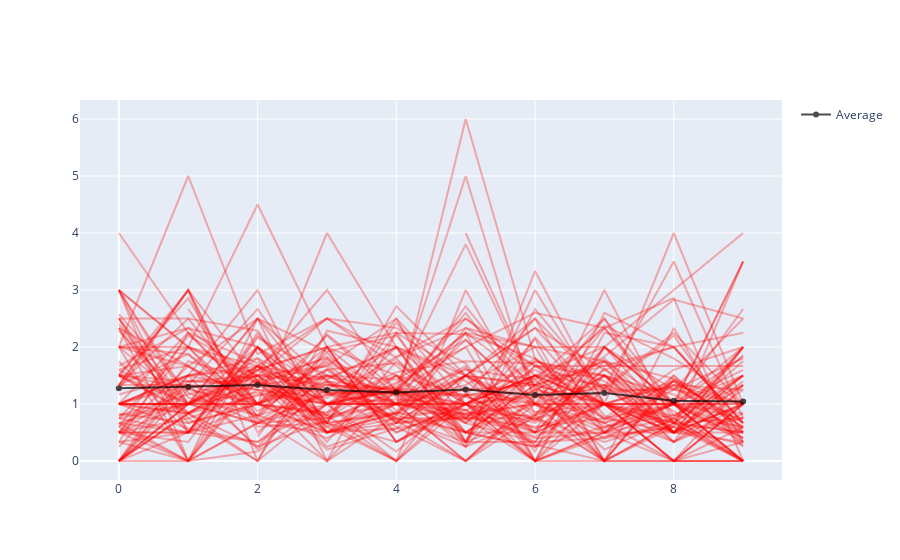

Notebook code for this chart:
### Code cell
fig = go.Figure()
for d in data:
    r = []
    for day in range(5, 15):
        infected = d[0][d[0][:,2] == day][:, 0]
        r.append(np.mean([d[1][i] for i in infected]))
    fig.add_trace(go.Scatter(x=list(range(len(r))), y=r, mode='lines', line=dict(color='red'), opacity=0.3, showlegend=False))

mean_line = []
for day in range(5, 15):
    r = []
    for d in data:
        infected = d[0][d[0][:,2] == day][:, 0]
        r.extend([d[1][i] for i in infected])
    mean_line.append(np.mean(r))

fig.add_trace(go.Scatter(x=list(range(len(mean_line))), y=mean_line, mode='markers+lines', 
                         line=dict(color='black'), opacity=0.7, name='Average'))

fig.write_image('light_quearentine_rt.png', scale=3)
fig.show()

### Figure 1 — Plotly figure (JSON) as saved in the notebook; plotly's stock layout.template omitted (floating-point values rounded to 4 significant figures)
{"data": [{"line": {"color": "red"}, "mode": "lines", "opacity": 0.3, "showlegend": false, "type": "scatter", "x": [0, 1, 2, 3, 4, 5, 6, 7, 8, 9], "y": [1, 0.8333, 1.429, 1.8, 1, 0.75, 1.5, 1.5, 0.875, 0]}, {"line": {"color": "red"}, "mode": "lines", "opacity": 0.3, "showlegend": false, "type": "scatter", "x": [0, 1, 2, 3, 4, 5, 6, 7, 8, 9], "y": [0.5, 0.3333, 2, 0.5, 0.5714, 1.5, 0.7, 2, 1, 1]}, {"line": {"color": "red"}, "mode": "lines", "opacity": 0.3, "showlegend": false, "type": "scatter", "x": [0, 1, 2, 3, 4, 5, 6, 7, 8, 9], "y": [1, 1.333, 0.25, 1.6, 1.714, 1, 1.5, 1, 0.6667, 2]}, {"line": {"color": "red"}, "mode": "lines", "opacity": 0.3, "showlegend": false, "type": "scatter", "x": [0, 1, 2, 3, 4, 5, 6, 7, 8, 9], "y": [2.5, 1, 1, 0.5, 0.75, 0.25, 0.75, 1, 0.75, 1.857]}, {"line": {"color": "red"}, "mode": "lines", "opacity": 0.3, "showlegend": false, "type": "scatter", "x": [0, 1, 2, 3, 4, 5, 6, 7, 8, 9], "y": [2.4, 0.8333, 1.6, 2, 2.25, 2.222, 1.8, 0.7143, 1.4, 0.6667]}, {"line": {"color": "red"}, "mode": "lines", "opacity": 0.3, "showlegend": false, "type": "scatter", "x": [0, 1, 2, 3, 4, 5, 6, 7, 8, 9], "y": [0.5, 0.5, 2, 1, 1.25, 0.6667, 1.667, 1, 4, 1]}, {"line": {"color": "red"}, "mode": "lines", "opacity": 0.3, "showlegend": false, "type": "scatter", "x": [0, 1, 2, 3, 4, 5, 6, 7, 8, 9], "y": [1, 1, 1.667, 1, 1.222, 2.5, 1.5, 1, 0, 1]}, {"line": {"color": "red"}, "mode": "lines", "opacity": 0.3, "showlegend": false, "type": "scatter", "x": [0, 1, 2, 3, 4, 5, 6, 7, 8, 9], "y": [0.6667, 0.5, 1.667, 1, 1.556, 1.75, 1.714, 0.5, 1, 0]}, {"line": {"color": "red"}, "mode": "lines", "opacity": 0.3, "showlegend": false, "type": "scatter", "x": [0, 1, 2, 3, 4, 5, 6, 7, 8, 9], "y": [2.333, 0.6667, 1, 4, 2, 1, 1.6, 1, 1.333, 1]}, {"line": {"color": "red"}, "mode": "lines", "opacity": 0.3, "showlegend": false, "type": "scatter", "x": [0, 1, 2, 3, 4, 5, 6, 7, 8, 9], "y": [1.5, 1.286, 0.8, 2.222, 1.25, 0.6667, 0.3333, 0.4, 0.6, 0]}, {"line": {"color": "red"}, "mode": "lines", "opacity": 0.3, "showlegend": false, "type": "scatter", "x": [0, 1, 2, 3, 4, 5, 6, 7, 8, 9], "y": [1, 1.5, 1.6, 0.6667, 2.714, 1.5, 2.333, 1.6, 1, 0]}, {"line": {"color": "red"}, "mode": "lines", "opacity": 0.3, "showlegend": false, "type": "scatter", "x": [0, 1, 2, 3, 4, 5, 6, 7, 8, 9], "y": [3, 1.111, 0.8, 1.167, 1.182, 2.6, 1, 1.8, 0.6667, 1.5]}, {"line": {"color": "red"}, "mode": "lines", "opacity": 0.3, "showlegend": false, "type": "scatter", "x": [0, 1, 2, 3, 4, 5, 6, 7, 8, 9], "y": [1, 1.5, 3, 0.5, 0.8571, 1.5, 0.8, 1.25, 1.25, 1.8]}, {"line": {"color": "red"}, "mode": "lines", "opacity": 0.3, "showlegend": false, "type": "scatter", "x": [0, 1, 2, 3, 4, 5, 6, 7, 8, 9], "y": [1, 1, null, 1.4, 1, 0.8333, 1, 2.5, 1, 2]}, {"line": {"color": "red"}, "mode": "lines", "opacity": 0.3, "showlegend": false, "type": "scatter", "x": [0, 1, 2, 3, 4, 5, 6, 7, 8, 9], "y": [0, 1.5, 0.2, 1.375, 0.6, 0, 0.8, 0, 0, 0]}, {"line": {"color": "red"}, "mode": "lines", "opacity": 0.3, "showlegend": false, "type": "scatter", "x": [0, 1, 2, 3, 4, 5, 6, 7, 8, 9], "y": [null, 0.5, 2.25, 0.6667, 0.8571, 0.5, 0.25, 0.6, 1, 0.5]}, {"line": {"color": "red"}, "mode": "lines", "opacity": 0.3, "showlegend": false, "type": "scatter", "x": [0, 1, 2, 3, 4, 5, 6, 7, 8, 9], "y": [1.6, 1, 1.5, 2.5, 2.333, 1.714, 0.1667, 2.6, 2, 0.6667]}, {"line": {"color": "red"}, "mode": "lines", "opacity": 0.3, "showlegend": false, "type": "scatter", "x": [0, 1, 2, 3, 4, 5, 6, 7, 8, 9], "y": [2, 1.875, 1, 2.2, 1.143, 0.3333, 2.167, 0.8, 0.3333, 1]}, {"line": {"color": "red"}, "mode": "lines", "opacity": 0.3, "showlegend": false, "type": "scatter", "x": [0, 1, 2, 3, 4, 5, 6, 7, 8, 9], "y": [0.5, null, 0.4286, 2, 0.3333, 0.9, 0, 1.286, 2.25, 1]}, {"line": {"color": "red"}, "mode": "lines", "opacity": 0.3, "showlegend": false, "type": "scatter", "x": [0, 1, 2, 3, 4, 5, 6, 7, 8, 9], "y": [0.6667, 0, 1.667, 1.444, 2, 1.4, 0.5, 1, 0.6667, 1.5]}, {"line": {"color": "red"}, "mode": "lines", "opacity": 0.3, "showlegend": false, "type": "scatter", "x": [0, 1, 2, 3, 4, 5, 6, 7, 8, 9], "y": [0.5, 1.286, 1.5, 1.667, 2.5, 1.2, 0, 0.4286, 0.6, 0.2857]}, {"line": {"color": "red"}, "mode": "lines", "opacity": 0.3, "showlegend": false, "type": "scatter", "x": [0, 1, 2, 3, 4, 5, 6, 7, 8, 9], "y": [2, 5, 1.875, 2.5, 1.667, 0.75, 0.6, 0.75, 1, 0.8333]}, {"line": {"color": "red"}, "mode": "lines", "opacity": 0.3, "showlegend": false, "type": "scatter", "x": [0, 1, 2, 3, 4, 5, 6, 7, 8, 9], "y": [1.5, 1.4, 1.5, 0.5, 0.8333, 1.286, 1, 1, 1.333, 1.25]}, {"line": {"color": "red"}, "mode": "lines", "opacity": 0.3, "showlegend": false, "type": "scatter", "x": [0, 1, 2, 3, 4, 5, 6, 7, 8, 9], "y": [1, 1, 2, 1.25, 2, 0.25, 1.5, 1.333, 0.5, 1.333]}, {"line": {"color": "red"}, "mode": "lines", "opacity": 0.3, "showlegend": false, "type": "scatter", "x": [0, 1, 2, 3, 4, 5, 6, 7, 8, 9], "y": [0.5, 2, 1.5, 1.429, 2, 0.3333, 3, 1, 1.4, 0.6667]}, {"line": {"color": "red"}, "mode": "lines", "opacity": 0.3, "showlegend": false, "type": "scatter", "x": [0, 1, 2, 3, 4, 5, 6, 7, 8, 9], "y": [2.286, 1, 2.5, 1, 1.333, 3.8, 1.25, 1.75, 1, 1.833]}, {"line": {"color": "red"}, "mode": "lines", "opacity": 0.3, "showlegend": false, "type": "scatter", "x": [0, 1, 2, 3, 4, 5, 6, 7, 8, 9], "y": [1.5, 0.8571, 1.4, 1, 1, 6, 1.8, 0.75, 0.5, 1.5]}, {"line": {"color": "red"}, "mode": "lines", "opacity": 0.3, "showlegend": false, "type": "scatter", "x": [0, 1, 2, 3, 4, 5, 6, 7, 8, 9], "y": [2.5, 2.5, 1, 0.8571, 1.375, 2, 0, 1, 0.3333, 0.8333]}, {"line": {"color": "red"}, "mode": "lines", "opacity": 0.3, "showlegend": false, "type": "scatter", "x": [0, 1, 2, 3, 4, 5, 6, 7, 8, 9], "y": [0.5, 0.5, 2, 0.6667, 2.429, 1, 1.75, 1.4, 0.5, 0.3333]}, {"line": {"color": "red"}, "mode": "lines", "opacity": 0.3, "showlegend": false, "type": "scatter", "x": [0, 1, 2, 3, 4, 5, 6, 7, 8, 9], "y": [1.333, 3, 0.5, 1.5, null, 4, 1.286, 0.6667, 0, 0.6]}, {"line": {"color": "red"}, "mode": "lines", "opacity": 0.3, "showlegend": false, "type": "scatter", "x": [0, 1, 2, 3, 4, 5, 6, 7, 8, 9], "y": [0.8, 1.167, 1.5, 1.333, 1.286, 1.125, 0.7143, 1.5, 1.167, 0.5]}, {"line": {"color": "red"}, "mode": "lines", "opacity": 0.3, "showlegend": false, "type": "scatter", "x": [0, 1, 2, 3, 4, 5, 6, 7, 8, 9], "y": [3, 2, 0.875, 1.615, 0.7143, 1, 0.6667, 1.6, 2, 0.6667]}, {"line": {"color": "red"}, "mode": "lines", "opacity": 0.3, "showlegend": false, "type": "scatter", "x": [0, 1, 2, 3, 4, 5, 6, 7, 8, 9], "y": [1.5, 2.857, 0.75, 1.9, 0.8, 2.333, 2, 0, 1.429, 1]}, {"line": {"color": "red"}, "mode": "lines", "opacity": 0.3, "showlegend": false, "type": "scatter", "x": [0, 1, 2, 3, 4, 5, 6, 7, 8, 9], "y": [3, 0, 2.5, 0, 0.8, 0.5, 1.333, 2.333, 1, 0.5714]}, {"line": {"color": "red"}, "mode": "lines", "opacity": 0.3, "showlegend": false, "type": "scatter", "x": [0, 1, 2, 3, 4, 5, 6, 7, 8, 9], "y": [null, 2.667, 1, 1.4, 1.25, 1, 0.75, 0.3333, 0.7143, 1.75]}, {"line": {"color": "red"}, "mode": "lines", "opacity": 0.3, "showlegend": false, "type": "scatter", "x": [0, 1, 2, 3, 4, 5, 6, 7, 8, 9], "y": [2.333, 1.667, 2.5, 1.4, 0.75, 0.3333, 2.667, 1.2, 1.286, 0.6]}, {"line": {"color": "red"}, "mode": "lines", "opacity": 0.3, "showlegend": false, "type": "scatter", "x": [0, 1, 2, 3, 4, 5, 6, 7, 8, 9], "y": [1, 1.4, 1.4, 0.8, 1, 0, 1.167, 1.333, 0.3333, 1.25]}, {"line": {"color": "red"}, "mode": "lines", "opacity": 0.3, "showlegend": false, "type": "scatter", "x": [0, 1, 2, 3, 4, 5, 6, 7, 8, 9], "y": [1, 1, 1.8, 1.2, 0.5, 1, 1.5, 2, 1, 1]}, {"line": {"color": "red"}, "mode": "lines", "opacity": 0.3, "showlegend": false, "type": "scatter", "x": [0, 1, 2, 3, 4, 5, 6, 7, 8, 9], "y": [0, 0.5, 1, 2, 0.3333, 1, 0, 2.25, 2, 0.6667]}, {"line": {"color": "red"}, "mode": "lines", "opacity": 0.3, "showlegend": false, "type": "scatter", "x": [0, 1, 2, 3, 4, 5, 6, 7, 8, 9], "y": [1, null, 1.75, 1, 1.8, 0.5, 0.25, 1, 0, 1]}, {"line": {"color": "red"}, "mode": "lines", "opacity": 0.3, "showlegend": false, "type": "scatter", "x": [0, 1, 2, 3, 4, 5, 6, 7, 8, 9], "y": [1.75, 0.5, 2.2, 1.167, 1.286, 2.25, 2, 2, 3, 4]}, {"line": {"color": "red"}, "mode": "lines", "opacity": 0.3, "showlegend": false, "type": "scatter", "x": [0, 1, 2, 3, 4, 5, 6, 7, 8, 9], "y": [0.75, 0.5, 0.8, 0.4, 1, 2.714, 1.2, 2.375, 1.8, 1]}, {"line": {"color": "red"}, "mode": "lines", "opacity": 0.3, "showlegend": false, "type": "scatter", "x": [0, 1, 2, 3, 4, 5, 6, 7, 8, 9], "y": [1.5, 0.8333, 1.667, 1.2, 1.2, 1, 1.125, 1.833, 2.833, 2.5]}, {"line": {"color": "red"}, "mode": "lines", "opacity": 0.3, "showlegend": false, "type": "scatter", "x": [0, 1, 2, 3, 4, 5, 6, 7, 8, 9], "y": [0, 0, 0.6667, 1, 1, 2.125, 1, 0, null, 1]}, {"line": {"color": "red"}, "mode": "lines", "opacity": 0.3, "showlegend": false, "type": "scatter", "x": [0, 1, 2, 3, 4, 5, 6, 7, 8, 9], "y": [0.8333, 0.6667, 1, 1.75, 1, 1.25, 1.333, 1, 0, 0]}, {"line": {"color": "red"}, "mode": "lines", "opacity": 0.3, "showlegend": false, "type": "scatter", "x": [0, 1, 2, 3, 4, 5, 6, 7, 8, 9], "y": [1.5, 3, 1.4, 1.667, 0.5, 1, 0.2857, 0, 1.429, 0.6]}, {"line": {"color": "red"}, "mode": "lines", "opacity": 0.3, "showlegend": false, "type": "scatter", "x": [0, 1, 2, 3, 4, 5, 6, 7, 8, 9], "y": [3, 1, 2.5, 1.917, 2.2, 0.75, 0, 2, 1, 2.667]}, {"line": {"color": "red"}, "mode": "lines", "opacity": 0.3, "showlegend": false, "type": "scatter", "x": [0, 1, 2, 3, 4, 5, 6, 7, 8, 9], "y": [4, 2.25, 1, 0.5, 0.8333, 0.8333, 0.8, 2.333, 2.857, 0]}, {"line": {"color": "red"}, "mode": "lines", "opacity": 0.3, "showlegend": false, "type": "scatter", "x": [0, 1, 2, 3, 4, 5, 6, 7, 8, 9], "y": [0, 1, null, 1.333, 1.2, 0.5, 1, 0.4, 1, 0]}, {"line": {"color": "red"}, "mode": "lines", "opacity": 0.3, "showlegend": false, "type": "scatter", "x": [0, 1, 2, 3, 4, 5, 6, 7, 8, 9], "y": [0.25, 1.5, 1.25, 0, 2.25, 0.3333, 0.8, 1.5, 0.5, 1]}, {"line": {"color": "red"}, "mode": "lines", "opacity": 0.3, "showlegend": false, "type": "scatter", "x": [0, 1, 2, 3, 4, 5, 6, 7, 8, 9], "y": [2, 1, 1.2, 1, 0, 3, 0.8333, 1.5, 0.3333, 2]}, {"line": {"color": "red"}, "mode": "lines", "opacity": 0.3, "showlegend": false, "type": "scatter", "x": [0, 1, 2, 3, 4, 5, 6, 7, 8, 9], "y": [0, 1, 1, 1.333, 1.25, 1.167, 0.5, 0.5, 1.5, 0.25]}, {"line": {"color": "red"}, "mode": "lines", "opacity": 0.3, "showlegend": false, "type": "scatter", "x": [0, 1, 2, 3, 4, 5, 6, 7, 8, 9], "y": [0.5, 1.667, 0.75, 0, 1.25, 0.5, 0.5, 3, 0.6667, 0.5]}, {"line": {"color": "red"}, "mode": "lines", "opacity": 0.3, "showlegend": false, "type": "scatter", "x": [0, 1, 2, 3, 4, 5, 6, 7, 8, 9], "y": [0, 0.8333, 1.143, 1.5, 1, 1.333, 2, 1.75, 0.5, 1.4]}, {"line": {"color": "red"}, "mode": "lines", "opacity": 0.3, "showlegend": false, "type": "scatter", "x": [0, 1, 2, 3, 4, 5, 6, 7, 8, 9], "y": [0.6, 1.333, 2.667, 1, 1, 1, 0, 0.5, 0.5, 1]}, {"line": {"color": "red"}, "mode": "lines", "opacity": 0.3, "showlegend": false, "type": "scatter", "x": [0, 1, 2, 3, 4, 5, 6, 7, 8, 9], "y": [1, 2.25, 1, 1.5, 1.429, 2.125, 1, 1, 1, 0.4]}, {"line": {"color": "red"}, "mode": "lines", "opacity": 0.3, "showlegend": false, "type": "scatter", "x": [0, 1, 2, 3, 4, 5, 6, 7, 8, 9], "y": [0, 0.8333, 1.333, 0.75, 1.2, 5, 1, 0.5, 0, 0.3333]}, {"line": {"color": "red"}, "mode": "lines", "opacity": 0.3, "showlegend": false, "type": "scatter", "x": [0, 1, 2, 3, 4, 5, 6, 7, 8, 9], "y": [2.5, 0.5, 2.167, 1.5, 1.2, 0.8, 1, 0.5714, 1, 0]}, {"line": {"color": "red"}, "mode": "lines", "opacity": 0.3, "showlegend": false, "type": "scatter", "x": [0, 1, 2, 3, 4, 5, 6, 7, 8, 9], "y": [0.5, 0.75, 0, 2.286, 2, 0.5, 1.25, 1, 0, 1.333]}, {"line": {"color": "red"}, "mode": "lines", "opacity": 0.3, "showlegend": false, "type": "scatter", "x": [0, 1, 2, 3, 4, 5, 6, 7, 8, 9], "y": [2, 0, 1.5, 0.6667, 0.3333, 1.167, 1, 0.6667, 1.25, 2.5]}, {"line": {"color": "red"}, "mode": "lines", "opacity": 0.3, "showlegend": false, "type": "scatter", "x": [0, 1, 2, 3, 4, 5, 6, 7, 8, 9], "y": [1.333, 1.333, 1, 0.8333, 2.5, 0.3333, 1.667, 1.286, 0.5, 0.75]}, {"line": {"color": "red"}, "mode": "lines", "opacity": 0.3, "showlegend": false, "type": "scatter", "x": [0, 1, 2, 3, 4, 5, 6, 7, 8, 9], "y": [0.6, 2.2, 1.5, 0.8, 0, 1.5, 1.333, 1.75, 0.5, 0.5]}, {"line": {"color": "red"}, "mode": "lines", "opacity": 0.3, "showlegend": false, "type": "scatter", "x": [0, 1, 2, 3, 4, 5, 6, 7, 8, 9], "y": [0.3333, 0, 0.6667, 0.75, 1.5, 0.3333, 0.3333, 2, 0.6667, 0]}, {"line": {"color": "red"}, "mode": "lines", "opacity": 0.3, "showlegend": false, "type": "scatter", "x": [0, 1, 2, 3, 4, 5, 6, 7, 8, 9], "y": [1.333, 1.875, 0.8, 1.8, 0.8889, 1.5, 2.333, 1, null, 1.333]}, {"line": {"color": "red"}, "mode": "lines", "opacity": 0.3, "showlegend": false, "type": "scatter", "x": [0, 1, 2, 3, 4, 5, 6, 7, 8, 9], "y": [0, 1.4, 1.333, 1.5, 1, 1, 0.5, 1, 0.5, null]}, {"line": {"color": "red"}, "mode": "lines", "opacity": 0.3, "showlegend": false, "type": "scatter", "x": [0, 1, 2, 3, 4, 5, 6, 7, 8, 9], "y": [3, 2, 1.667, 2.5, 1.818, 2.333, 1.667, 1.667, 2, 2.25]}, {"line": {"color": "red"}, "mode": "lines", "opacity": 0.3, "showlegend": false, "type": "scatter", "x": [0, 1, 2, 3, 4, 5, 6, 7, 8, 9], "y": [2, 2.333, 2, 0.5, 1.5, 0.5, 1.333, 1, 0.6, null]}, {"line": {"color": "red"}, "mode": "lines", "opacity": 0.3, "showlegend": false, "type": "scatter", "x": [0, 1, 2, 3, 4, 5, 6, 7, 8, 9], "y": [1, 1.5, 1.667, 0.6, 0, 1, 1.5, 0.5, 1.333, 0.4]}, {"line": {"color": "red"}, "mode": "lines", "opacity": 0.3, "showlegend": false, "type": "scatter", "x": [0, 1, 2, 3, 4, 5, 6, 7, 8, 9], "y": [0.6667, 1, 1.333, 1.2, 1.2, 0.25, 3.333, 1, 1, 3.5]}, {"line": {"color": "red"}, "mode": "lines", "opacity": 0.3, "showlegend": false, "type": "scatter", "x": [0, 1, 2, 3, 4, 5, 6, 7, 8, 9], "y": [1, 1, 1.571, 3, 1.2, 2, 2.6, 2.333, 0.8, 1.333]}, {"line": {"color": "red"}, "mode": "lines", "opacity": 0.3, "showlegend": false, "type": "scatter", "x": [0, 1, 2, 3, 4, 5, 6, 7, 8, 9], "y": [1.667, 2.333, 1.333, 1.833, 1.125, 1.6, 1.429, 2.5, 0.5, 1.5]}, {"line": {"color": "red"}, "mode": "lines", "opacity": 0.3, "showlegend": false, "type": "scatter", "x": [0, 1, 2, 3, 4, 5, 6, 7, 8, 9], "y": [null, 1.333, 1.25, 1.111, 1.833, 2.5, 1.667, 1.5, 1, 1.5]}, {"line": {"color": "red"}, "mode": "lines", "opacity": 0.3, "showlegend": false, "type": "scatter", "x": [0, 1, 2, 3, 4, 5, 6, 7, 8, 9], "y": [1.5, 1, 1.6, 2, 1.5, 1.143, 2.5, 1.25, 2.2, 0.5]}, {"line": {"color": "red"}, "mode": "lines", "opacity": 0.3, "showlegend": false, "type": "scatter", "x": [0, 1, 2, 3, 4, 5, 6, 7, 8, 9], "y": [0.5, 0, 1.4, 0.5, 0.6667, 0.8333, 0.4286, 1, 0.8, 0.6]}, {"line": {"color": "red"}, "mode": "lines", "opacity": 0.3, "showlegend": false, "type": "scatter", "x": [0, 1, 2, 3, 4, 5, 6, 7, 8, 9], "y": [1, 0.5714, 0.3333, 1, 1.25, 2.25, 1.333, 1.667, 1.667, 1.667]}, {"line": {"color": "red"}, "mode": "lines", "opacity": 0.3, "showlegend": false, "type": "scatter", "x": [0, 1, 2, 3, 4, 5, 6, 7, 8, 9], "y": [3, 0.5, 1.25, 1, 1.25, 0.8889, 1.5, 1, 1, 1.6]}, {"line": {"color": "red"}, "mode": "lines", "opacity": 0.3, "showlegend": false, "type": "scatter", "x": [0, 1, 2, 3, 4, 5, 6, 7, 8, 9], "y": [1.25, 3, 0, 2, 0.3333, 1, 0.3333, 2, 1.25, 1]}, {"line": {"color": "red"}, "mode": "lines", "opacity": 0.3, "showlegend": false, "type": "scatter", "x": [0, 1, 2, 3, 4, 5, 6, 7, 8, 9], "y": [1.333, 3, 0.6, 0.6667, 0.8333, 1.625, 0.5, 1.625, 0.5, 2]}, {"line": {"color": "red"}, "mode": "lines", "opacity": 0.3, "showlegend": false, "type": "scatter", "x": [0, 1, 2, 3, 4, 5, 6, 7, 8, 9], "y": [0.5, 1, 1.667, 0.3333, 1.75, 1, 1.5, 0.6, 0.8, 1.5]}, {"line": {"color": "red"}, "mode": "lines", "opacity": 0.3, "showlegend": false, "type": "scatter", "x": [0, 1, 2, 3, 4, 5, 6, 7, 8, 9], "y": [0.8, 1, 0.6667, 0.5, 1, 1.667, 0, 0.5, 1, 0.4]}, {"line": {"color": "red"}, "mode": "lines", "opacity": 0.3, "showlegend": false, "type": "scatter", "x": [0, 1, 2, 3, 4, 5, 6, 7, 8, 9], "y": [0, 0.8333, 0, 1, 1.083, 1, 1.167, 0.6667, 1, 0.75]}, {"line": {"color": "red"}, "mode": "lines", "opacity": 0.3, "showlegend": false, "type": "scatter", "x": [0, 1, 2, 3, 4, 5, 6, 7, 8, 9], "y": [null, 1, 1.5, 0.25, 0.6667, 0.75, 0.75, 0, 1.5, 0.5]}, {"line": {"color": "red"}, "mode": "lines", "opacity": 0.3, "showlegend": false, "type": "scatter", "x": [0, 1, 2, 3, 4, 5, 6, 7, 8, 9], "y": [0.6, 0, 0.1667, 1, 1, 1.5, 0.8571, 1, 0.5, 1.333]}, {"line": {"color": "red"}, "mode": "lines", "opacity": 0.3, "showlegend": false, "type": "scatter", "x": [0, 1, 2, 3, 4, 5, 6, 7, 8, 9], "y": [0, 1, 1, 0.8, 2, 1.5, 2.5, 0.5, 1.4, 0.3333]}, {"line": {"color": "red"}, "mode": "lines", "opacity": 0.3, "showlegend": false, "type": "scatter", "x": [0, 1, 2, 3, 4, 5, 6, 7, 8, 9], "y": [1.5, 1.667, 1, 1.6, 0.6667, 1.5, 1.333, 0.2, 0.75, 0]}, {"line": {"color": "red"}, "mode": "lines", "opacity": 0.3, "showlegend": false, "type": "scatter", "x": [0, 1, 2, 3, 4, 5, 6, 7, 8, 9], "y": [2.333, 0, 2, 1, 1.5, 0.6667, 1.444, 0, 2.333, 0.3333]}, {"line": {"color": "red"}, "mode": "lines", "opacity": 0.3, "showlegend": false, "type": "scatter", "x": [0, 1, 2, 3, 4, 5, 6, 7, 8, 9], "y": [0.3333, 2.25, 1.714, 0.5, 1.2, 1.143, 0.5714, 1, 1, 3.5]}, {"line": {"color": "red"}, "mode": "lines", "opacity": 0.3, "showlegend": false, "type": "scatter", "x": [0, 1, 2, 3, 4, 5, 6, 7, 8, 9], "y": [2.571, 1.2, 0.6667, 1.222, 0.75, 0.75, 1.75, 1.5, 0.6667, 0.75]}, {"line": {"color": "red"}, "mode": "lines", "opacity": 0.3, "showlegend": false, "type": "scatter", "x": [0, 1, 2, 3, 4, 5, 6, 7, 8, 9], "y": [1.167, 1.5, 1.8, 0.6, 1, 0.8889, 0.5, 1.75, 1.444, 0.5714]}, {"line": {"color": "red"}, "mode": "lines", "opacity": 0.3, "showlegend": false, "type": "scatter", "x": [0, 1, 2, 3, 4, 5, 6, 7, 8, 9], "y": [2, 1.667, 1, 1.714, 0.6667, 1.5, 0.25, 1.5, 0.5, 1]}, {"line": {"color": "red"}, "mode": "lines", "opacity": 0.3, "showlegend": false, "type": "scatter", "x": [0, 1, 2, 3, 4, 5, 6, 7, 8, 9], "y": [2.5, 0.75, 1.167, 1, 0.1667, 1.167, 1.2, 0, 0, 0]}, {"line": {"color": "red"}, "mode": "lines", "opacity": 0.3, "showlegend": false, "type": "scatter", "x": [0, 1, 2, 3, 4, 5, 6, 7, 8, 9], "y": [2, 2, 1.429, 0.75, 1, 0.7143, 1.25, 0, 0.6, 3.5]}, {"line": {"color": "red"}, "mode": "lines", "opacity": 0.3, "showlegend": false, "type": "scatter", "x": [0, 1, 2, 3, 4, 5, 6, 7, 8, 9], "y": [0.75, 2, 0.7, 1.4, 0.6667, 2.25, 0, 0, 0.6667, 0.5]}, {"line": {"color": "red"}, "mode": "lines", "opacity": 0.3, "showlegend": false, "type": "scatter", "x": [0, 1, 2, 3, 4, 5, 6, 7, 8, 9], "y": [1, 0.8333, 0.25, 0.7143, 1.25, 0.75, 2.143, 0, 0.6667, 0]}, {"line": {"color": "red"}, "mode": "lines", "opacity": 0.3, "showlegend": false, "type": "scatter", "x": [0, 1, 2, 3, 4, 5, 6, 7, 8, 9], "y": [0, 1.25, 1, 0.6667, 0, 1.143, 1.4, 0.75, 1.6, 2]}, {"line": {"color": "red"}, "mode": "lines", "opacity": 0.3, "showlegend": false, "type": "scatter", "x": [0, 1, 2, 3, 4, 5, 6, 7, 8, 9], "y": [0.75, 1, 0.6667, 1.167, 1, 0, 1.111, 1.286, 3.5, 0.75]}, {"line": {"color": "red"}, "mode": "lines", "opacity": 0.3, "showlegend": false, "type": "scatter", "x": [0, 1, 2, 3, 4, 5, 6, 7, 8, 9], "y": [0.3333, 0.5, 0.3333, 1.286, 0.7143, 0, 1, null, 0, 1]}, {"line": {"color": "red"}, "mode": "lines", "opacity": 0.3, "showlegend": false, "type": "scatter", "x": [0, 1, 2, 3, 4, 5, 6, 7, 8, 9], "y": [1.333, 2.5, 2.286, 0.6667, 2.25, 1.5, 1, 1.333, 1, 0.3333]}, {"line": {"color": "red"}, "mode": "lines", "opacity": 0.3, "showlegend": false, "type": "scatter", "x": [0, 1, 2, 3, 4, 5, 6, 7, 8, 9], "y": [1.6, 2, 4.5, 2, 1, 1, 1.8, 1, 0.5, 2]}, {"line": {"color": "red"}, "mode": "lines", "opacity": 0.3, "showlegend": false, "type": "scatter", "x": [0, 1, 2, 3, 4, 5, 6, 7, 8, 9], "y": [0, 1.75, 1.4, 0.2, 0.5714, 0.8, 0.4, 0.5, 0.75, 0]}, {"line": {"color": "black"}, "mode": "markers+lines", "name": "Average", "opacity": 0.7, "type": "scatter", "x": [0, 1, 2, 3, 4, 5, 6, 7, 8, 9], "y": [1.275, 1.298, 1.333, 1.245, 1.2, 1.255, 1.16, 1.192, 1.058, 1.045]}], "layout": {}}
